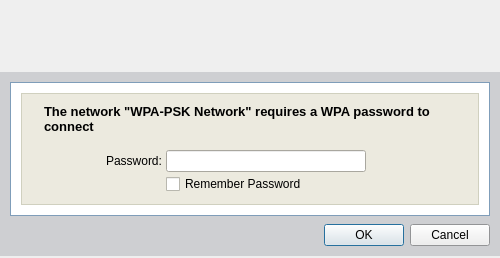
<ui version="4.0" >
 <class>Dialog</class>
 <widget class="QDialog" name="Dialog" >
  <property name="windowModality" >
   <enum>Qt::ApplicationModal</enum>
  </property>
  <property name="geometry" >
   <rect>
    <x>0</x>
    <y>0</y>
    <width>500</width>
    <height>258</height>
   </rect>
  </property>
  <property name="sizePolicy" >
   <sizepolicy vsizetype="Fixed" hsizetype="Preferred" >
    <horstretch>0</horstretch>
    <verstretch>0</verstretch>
   </sizepolicy>
  </property>
  <property name="minimumSize" >
   <size>
    <width>500</width>
    <height>258</height>
   </size>
  </property>
  <property name="maximumSize" >
   <size>
    <width>500</width>
    <height>258</height>
   </size>
  </property>
  <property name="font" >
   <font>
    <family>Arial</family>
    <pointsize>9</pointsize>
   </font>
  </property>
  <property name="windowTitle" >
   <string>Password Required</string>
  </property>
  <property name="windowIcon" >
   <iconset>icons/prod_color.png</iconset>
  </property>
  <property name="sizeGripEnabled" >
   <bool>false</bool>
  </property>
  <property name="modal" >
   <bool>true</bool>
  </property>
  <layout class="QVBoxLayout" >
   <property name="spacing" >
    <number>0</number>
   </property>
   <property name="leftMargin" >
    <number>0</number>
   </property>
   <property name="topMargin" >
    <number>0</number>
   </property>
   <property name="rightMargin" >
    <number>0</number>
   </property>
   <property name="bottomMargin" >
    <number>0</number>
   </property>
   <item>
    <widget class="QFrame" name="headerFrame" >
     <property name="sizePolicy" >
      <sizepolicy vsizetype="Fixed" hsizetype="Preferred" >
       <horstretch>0</horstretch>
       <verstretch>0</verstretch>
      </sizepolicy>
     </property>
     <property name="minimumSize" >
      <size>
       <width>500</width>
       <height>70</height>
      </size>
     </property>
     <property name="maximumSize" >
      <size>
       <width>500</width>
       <height>70</height>
      </size>
     </property>
     <property name="frameShape" >
      <enum>QFrame::NoFrame</enum>
     </property>
     <property name="frameShadow" >
      <enum>QFrame::Raised</enum>
     </property>
     <layout class="QHBoxLayout" >
      <property name="spacing" >
       <number>0</number>
      </property>
      <property name="leftMargin" >
       <number>0</number>
      </property>
      <property name="topMargin" >
       <number>0</number>
      </property>
      <property name="rightMargin" >
       <number>0</number>
      </property>
      <property name="bottomMargin" >
       <number>0</number>
      </property>
      <item>
       <widget class="QLabel" name="headerLeft" >
        <property name="text" >
         <string/>
        </property>
        <property name="pixmap" >
         <pixmap>images/banner_left_short.png</pixmap>
        </property>
       </widget>
      </item>
      <item>
       <widget class="QLabel" name="headerRight" >
        <property name="text" >
         <string/>
        </property>
        <property name="pixmap" >
         <pixmap>images/banner_right_short.png</pixmap>
        </property>
       </widget>
      </item>
     </layout>
    </widget>
   </item>
   <item>
    <widget class="QFrame" name="mainFrame" >
     <property name="sizePolicy" >
      <sizepolicy vsizetype="Fixed" hsizetype="Preferred" >
       <horstretch>0</horstretch>
       <verstretch>0</verstretch>
      </sizepolicy>
     </property>
     <property name="palette" >
      <palette>
       <active>
        <colorrole role="Base" >
         <brush brushstyle="SolidPattern" >
          <color alpha="255" >
           <red>255</red>
           <green>255</green>
           <blue>255</blue>
          </color>
         </brush>
        </colorrole>
        <colorrole role="Window" >
         <brush brushstyle="SolidPattern" >
          <color alpha="255" >
           <red>206</red>
           <green>207</green>
           <blue>210</blue>
          </color>
         </brush>
        </colorrole>
       </active>
       <inactive>
        <colorrole role="Base" >
         <brush brushstyle="SolidPattern" >
          <color alpha="255" >
           <red>255</red>
           <green>255</green>
           <blue>255</blue>
          </color>
         </brush>
        </colorrole>
        <colorrole role="Window" >
         <brush brushstyle="SolidPattern" >
          <color alpha="255" >
           <red>206</red>
           <green>207</green>
           <blue>210</blue>
          </color>
         </brush>
        </colorrole>
       </inactive>
       <disabled>
        <colorrole role="Base" >
         <brush brushstyle="SolidPattern" >
          <color alpha="255" >
           <red>206</red>
           <green>207</green>
           <blue>210</blue>
          </color>
         </brush>
        </colorrole>
        <colorrole role="Window" >
         <brush brushstyle="SolidPattern" >
          <color alpha="255" >
           <red>206</red>
           <green>207</green>
           <blue>210</blue>
          </color>
         </brush>
        </colorrole>
       </disabled>
      </palette>
     </property>
     <property name="autoFillBackground" >
      <bool>true</bool>
     </property>
     <property name="frameShape" >
      <enum>QFrame::NoFrame</enum>
     </property>
     <property name="frameShadow" >
      <enum>QFrame::Raised</enum>
     </property>
     <layout class="QVBoxLayout" >
      <property name="spacing" >
       <number>8</number>
      </property>
      <property name="leftMargin" >
       <number>10</number>
      </property>
      <property name="topMargin" >
       <number>10</number>
      </property>
      <property name="rightMargin" >
       <number>10</number>
      </property>
      <property name="bottomMargin" >
       <number>10</number>
      </property>
      <item>
       <widget class="QFrame" name="outerCosmeticFrame" >
        <property name="sizePolicy" >
         <sizepolicy vsizetype="Fixed" hsizetype="Preferred" >
          <horstretch>0</horstretch>
          <verstretch>0</verstretch>
         </sizepolicy>
        </property>
        <property name="palette" >
         <palette>
          <active>
           <colorrole role="WindowText" >
            <brush brushstyle="SolidPattern" >
             <color alpha="255" >
              <red>127</red>
              <green>157</green>
              <blue>185</blue>
             </color>
            </brush>
           </colorrole>
           <colorrole role="Base" >
            <brush brushstyle="SolidPattern" >
             <color alpha="255" >
              <red>255</red>
              <green>255</green>
              <blue>255</blue>
             </color>
            </brush>
           </colorrole>
           <colorrole role="Window" >
            <brush brushstyle="SolidPattern" >
             <color alpha="255" >
              <red>255</red>
              <green>255</green>
              <blue>255</blue>
             </color>
            </brush>
           </colorrole>
          </active>
          <inactive>
           <colorrole role="WindowText" >
            <brush brushstyle="SolidPattern" >
             <color alpha="255" >
              <red>127</red>
              <green>157</green>
              <blue>185</blue>
             </color>
            </brush>
           </colorrole>
           <colorrole role="Base" >
            <brush brushstyle="SolidPattern" >
             <color alpha="255" >
              <red>255</red>
              <green>255</green>
              <blue>255</blue>
             </color>
            </brush>
           </colorrole>
           <colorrole role="Window" >
            <brush brushstyle="SolidPattern" >
             <color alpha="255" >
              <red>255</red>
              <green>255</green>
              <blue>255</blue>
             </color>
            </brush>
           </colorrole>
          </inactive>
          <disabled>
           <colorrole role="WindowText" >
            <brush brushstyle="SolidPattern" >
             <color alpha="255" >
              <red>118</red>
              <green>116</green>
              <blue>108</blue>
             </color>
            </brush>
           </colorrole>
           <colorrole role="Base" >
            <brush brushstyle="SolidPattern" >
             <color alpha="255" >
              <red>255</red>
              <green>255</green>
              <blue>255</blue>
             </color>
            </brush>
           </colorrole>
           <colorrole role="Window" >
            <brush brushstyle="SolidPattern" >
             <color alpha="255" >
              <red>255</red>
              <green>255</green>
              <blue>255</blue>
             </color>
            </brush>
           </colorrole>
          </disabled>
         </palette>
        </property>
        <property name="autoFillBackground" >
         <bool>true</bool>
        </property>
        <property name="frameShape" >
         <enum>QFrame::Box</enum>
        </property>
        <property name="frameShadow" >
         <enum>QFrame::Plain</enum>
        </property>
        <layout class="QVBoxLayout" >
         <property name="leftMargin" >
          <number>10</number>
         </property>
         <property name="topMargin" >
          <number>10</number>
         </property>
         <property name="rightMargin" >
          <number>10</number>
         </property>
         <property name="bottomMargin" >
          <number>10</number>
         </property>
         <item>
          <widget class="QFrame" name="innerCosmeticFrame" >
           <property name="sizePolicy" >
            <sizepolicy vsizetype="Fixed" hsizetype="Preferred" >
             <horstretch>0</horstretch>
             <verstretch>0</verstretch>
            </sizepolicy>
           </property>
           <property name="minimumSize" >
            <size>
             <width>16</width>
             <height>16</height>
            </size>
           </property>
           <property name="maximumSize" >
            <size>
             <width>16777215</width>
             <height>16777215</height>
            </size>
           </property>
           <property name="palette" >
            <palette>
             <active>
              <colorrole role="WindowText" >
               <brush brushstyle="SolidPattern" >
                <color alpha="255" >
                 <red>208</red>
                 <green>208</green>
                 <blue>191</blue>
                </color>
               </brush>
              </colorrole>
              <colorrole role="Base" >
               <brush brushstyle="SolidPattern" >
                <color alpha="255" >
                 <red>255</red>
                 <green>255</green>
                 <blue>255</blue>
                </color>
               </brush>
              </colorrole>
              <colorrole role="Window" >
               <brush brushstyle="SolidPattern" >
                <color alpha="255" >
                 <red>236</red>
                 <green>234</green>
                 <blue>223</blue>
                </color>
               </brush>
              </colorrole>
             </active>
             <inactive>
              <colorrole role="WindowText" >
               <brush brushstyle="SolidPattern" >
                <color alpha="255" >
                 <red>208</red>
                 <green>208</green>
                 <blue>191</blue>
                </color>
               </brush>
              </colorrole>
              <colorrole role="Base" >
               <brush brushstyle="SolidPattern" >
                <color alpha="255" >
                 <red>255</red>
                 <green>255</green>
                 <blue>255</blue>
                </color>
               </brush>
              </colorrole>
              <colorrole role="Window" >
               <brush brushstyle="SolidPattern" >
                <color alpha="255" >
                 <red>236</red>
                 <green>234</green>
                 <blue>223</blue>
                </color>
               </brush>
              </colorrole>
             </inactive>
             <disabled>
              <colorrole role="WindowText" >
               <brush brushstyle="SolidPattern" >
                <color alpha="255" >
                 <red>127</red>
                 <green>127</green>
                 <blue>127</blue>
                </color>
               </brush>
              </colorrole>
              <colorrole role="Base" >
               <brush brushstyle="SolidPattern" >
                <color alpha="255" >
                 <red>236</red>
                 <green>234</green>
                 <blue>223</blue>
                </color>
               </brush>
              </colorrole>
              <colorrole role="Window" >
               <brush brushstyle="SolidPattern" >
                <color alpha="255" >
                 <red>236</red>
                 <green>234</green>
                 <blue>223</blue>
                </color>
               </brush>
              </colorrole>
             </disabled>
            </palette>
           </property>
           <property name="autoFillBackground" >
            <bool>true</bool>
           </property>
           <property name="frameShape" >
            <enum>QFrame::Box</enum>
           </property>
           <property name="frameShadow" >
            <enum>QFrame::Plain</enum>
           </property>
           <layout class="QVBoxLayout" >
            <property name="spacing" >
             <number>12</number>
            </property>
            <property name="leftMargin" >
             <number>10</number>
            </property>
            <property name="topMargin" >
             <number>10</number>
            </property>
            <property name="rightMargin" >
             <number>10</number>
            </property>
            <property name="bottomMargin" >
             <number>10</number>
            </property>
            <item>
             <widget class="QFrame" name="labelFrame" >
              <property name="sizePolicy" >
               <sizepolicy vsizetype="Fixed" hsizetype="Preferred" >
                <horstretch>0</horstretch>
                <verstretch>0</verstretch>
               </sizepolicy>
              </property>
              <property name="frameShape" >
               <enum>QFrame::NoFrame</enum>
              </property>
              <property name="frameShadow" >
               <enum>QFrame::Raised</enum>
              </property>
              <layout class="QHBoxLayout" >
               <property name="spacing" >
                <number>0</number>
               </property>
               <property name="leftMargin" >
                <number>12</number>
               </property>
               <property name="topMargin" >
                <number>0</number>
               </property>
               <property name="rightMargin" >
                <number>12</number>
               </property>
               <property name="bottomMargin" >
                <number>0</number>
               </property>
               <item>
                <widget class="QLabel" name="labelDialogMsg" >
                 <property name="sizePolicy" >
                  <sizepolicy vsizetype="Fixed" hsizetype="Preferred" >
                   <horstretch>0</horstretch>
                   <verstretch>0</verstretch>
                  </sizepolicy>
                 </property>
                 <property name="minimumSize" >
                  <size>
                   <width>0</width>
                   <height>34</height>
                  </size>
                 </property>
                 <property name="palette" >
                  <palette>
                   <active>
                    <colorrole role="WindowText" >
                     <brush brushstyle="SolidPattern" >
                      <color alpha="255" >
                       <red>0</red>
                       <green>0</green>
                       <blue>0</blue>
                      </color>
                     </brush>
                    </colorrole>
                   </active>
                   <inactive>
                    <colorrole role="WindowText" >
                     <brush brushstyle="SolidPattern" >
                      <color alpha="255" >
                       <red>0</red>
                       <green>0</green>
                       <blue>0</blue>
                      </color>
                     </brush>
                    </colorrole>
                   </inactive>
                   <disabled>
                    <colorrole role="WindowText" >
                     <brush brushstyle="SolidPattern" >
                      <color alpha="255" >
                       <red>127</red>
                       <green>127</green>
                       <blue>127</blue>
                      </color>
                     </brush>
                    </colorrole>
                   </disabled>
                  </palette>
                 </property>
                 <property name="font" >
                  <font>
                   <family>Arial</family>
                   <pointsize>10</pointsize>
                   <weight>75</weight>
                   <bold>true</bold>
                  </font>
                 </property>
                 <property name="text" >
                  <string>The network "WPA-PSK Network" requires a WPA password to connect</string>
                 </property>
                 <property name="alignment" >
                  <set>Qt::AlignLeading|Qt::AlignLeft|Qt::AlignTop</set>
                 </property>
                 <property name="wordWrap" >
                  <bool>true</bool>
                 </property>
                 <property name="indent" >
                  <number>0</number>
                 </property>
                </widget>
               </item>
              </layout>
             </widget>
            </item>
            <item>
             <widget class="QFrame" name="frame_5" >
              <property name="sizePolicy" >
               <sizepolicy vsizetype="Fixed" hsizetype="Preferred" >
                <horstretch>0</horstretch>
                <verstretch>0</verstretch>
               </sizepolicy>
              </property>
              <property name="minimumSize" >
               <size>
                <width>16</width>
                <height>16</height>
               </size>
              </property>
              <property name="frameShape" >
               <enum>QFrame::NoFrame</enum>
              </property>
              <property name="frameShadow" >
               <enum>QFrame::Raised</enum>
              </property>
              <layout class="QHBoxLayout" >
               <property name="spacing" >
                <number>4</number>
               </property>
               <property name="leftMargin" >
                <number>0</number>
               </property>
               <property name="topMargin" >
                <number>0</number>
               </property>
               <property name="rightMargin" >
                <number>0</number>
               </property>
               <property name="bottomMargin" >
                <number>0</number>
               </property>
               <item>
                <widget class="QFrame" name="labelsFrame" >
                 <property name="sizePolicy" >
                  <sizepolicy vsizetype="Preferred" hsizetype="Preferred" >
                   <horstretch>0</horstretch>
                   <verstretch>0</verstretch>
                  </sizepolicy>
                 </property>
                 <property name="frameShape" >
                  <enum>QFrame::NoFrame</enum>
                 </property>
                 <property name="frameShadow" >
                  <enum>QFrame::Raised</enum>
                 </property>
                 <layout class="QVBoxLayout" >
                  <property name="spacing" >
                   <number>6</number>
                  </property>
                  <property name="leftMargin" >
                   <number>0</number>
                  </property>
                  <property name="topMargin" >
                   <number>0</number>
                  </property>
                  <property name="rightMargin" >
                   <number>0</number>
                  </property>
                  <property name="bottomMargin" >
                   <number>0</number>
                  </property>
                  <item>
                   <widget class="QFrame" name="frame_10" >
                    <property name="sizePolicy" >
                     <sizepolicy vsizetype="Fixed" hsizetype="Preferred" >
                      <horstretch>0</horstretch>
                      <verstretch>0</verstretch>
                     </sizepolicy>
                    </property>
                    <property name="minimumSize" >
                     <size>
                      <width>16</width>
                      <height>22</height>
                     </size>
                    </property>
                    <property name="maximumSize" >
                     <size>
                      <width>16777215</width>
                      <height>22</height>
                     </size>
                    </property>
                    <property name="frameShape" >
                     <enum>QFrame::NoFrame</enum>
                    </property>
                    <property name="frameShadow" >
                     <enum>QFrame::Raised</enum>
                    </property>
                    <layout class="QHBoxLayout" >
                     <property name="spacing" >
                      <number>0</number>
                     </property>
                     <property name="leftMargin" >
                      <number>0</number>
                     </property>
                     <property name="topMargin" >
                      <number>0</number>
                     </property>
                     <property name="rightMargin" >
                      <number>0</number>
                     </property>
                     <property name="bottomMargin" >
                      <number>0</number>
                     </property>
                     <item>
                      <spacer>
                       <property name="orientation" >
                        <enum>Qt::Horizontal</enum>
                       </property>
                       <property name="sizeHint" >
                        <size>
                         <width>40</width>
                         <height>2</height>
                        </size>
                       </property>
                      </spacer>
                     </item>
                     <item>
                      <widget class="QLabel" name="labelPassword" >
                       <property name="sizePolicy" >
                        <sizepolicy vsizetype="Fixed" hsizetype="Preferred" >
                         <horstretch>0</horstretch>
                         <verstretch>0</verstretch>
                        </sizepolicy>
                       </property>
                       <property name="minimumSize" >
                        <size>
                         <width>0</width>
                         <height>22</height>
                        </size>
                       </property>
                       <property name="maximumSize" >
                        <size>
                         <width>16777215</width>
                         <height>22</height>
                        </size>
                       </property>
                       <property name="palette" >
                        <palette>
                         <active>
                          <colorrole role="WindowText" >
                           <brush brushstyle="SolidPattern" >
                            <color alpha="255" >
                             <red>0</red>
                             <green>0</green>
                             <blue>0</blue>
                            </color>
                           </brush>
                          </colorrole>
                         </active>
                         <inactive>
                          <colorrole role="WindowText" >
                           <brush brushstyle="SolidPattern" >
                            <color alpha="255" >
                             <red>0</red>
                             <green>0</green>
                             <blue>0</blue>
                            </color>
                           </brush>
                          </colorrole>
                         </inactive>
                         <disabled>
                          <colorrole role="WindowText" >
                           <brush brushstyle="SolidPattern" >
                            <color alpha="255" >
                             <red>127</red>
                             <green>127</green>
                             <blue>127</blue>
                            </color>
                           </brush>
                          </colorrole>
                         </disabled>
                        </palette>
                       </property>
                       <property name="font" >
                        <font>
                         <family>Arial</family>
                         <pointsize>9</pointsize>
                        </font>
                       </property>
                       <property name="text" >
                        <string>Password:</string>
                       </property>
                      </widget>
                     </item>
                    </layout>
                   </widget>
                  </item>
                  <item>
                   <spacer>
                    <property name="orientation" >
                     <enum>Qt::Vertical</enum>
                    </property>
                    <property name="sizeHint" >
                     <size>
                      <width>20</width>
                      <height>2</height>
                     </size>
                    </property>
                   </spacer>
                  </item>
                 </layout>
                </widget>
               </item>
               <item>
                <widget class="QFrame" name="inputFrame" >
                 <property name="sizePolicy" >
                  <sizepolicy vsizetype="Fixed" hsizetype="Preferred" >
                   <horstretch>0</horstretch>
                   <verstretch>0</verstretch>
                  </sizepolicy>
                 </property>
                 <property name="frameShape" >
                  <enum>QFrame::NoFrame</enum>
                 </property>
                 <property name="frameShadow" >
                  <enum>QFrame::Raised</enum>
                 </property>
                 <layout class="QVBoxLayout" >
                  <property name="spacing" >
                   <number>2</number>
                  </property>
                  <property name="leftMargin" >
                   <number>0</number>
                  </property>
                  <property name="topMargin" >
                   <number>0</number>
                  </property>
                  <property name="rightMargin" >
                   <number>0</number>
                  </property>
                  <property name="bottomMargin" >
                   <number>0</number>
                  </property>
                  <item>
                   <widget class="QLineEdit" name="dataFieldPassword" >
                    <property name="minimumSize" >
                     <size>
                      <width>200</width>
                      <height>22</height>
                     </size>
                    </property>
                    <property name="maximumSize" >
                     <size>
                      <width>16777215</width>
                      <height>22</height>
                     </size>
                    </property>
                    <property name="palette" >
                     <palette>
                      <active>
                       <colorrole role="WindowText" >
                        <brush brushstyle="SolidPattern" >
                         <color alpha="255" >
                          <red>0</red>
                          <green>0</green>
                          <blue>0</blue>
                         </color>
                        </brush>
                       </colorrole>
                      </active>
                      <inactive>
                       <colorrole role="WindowText" >
                        <brush brushstyle="SolidPattern" >
                         <color alpha="255" >
                          <red>0</red>
                          <green>0</green>
                          <blue>0</blue>
                         </color>
                        </brush>
                       </colorrole>
                      </inactive>
                      <disabled>
                       <colorrole role="WindowText" >
                        <brush brushstyle="SolidPattern" >
                         <color alpha="255" >
                          <red>127</red>
                          <green>127</green>
                          <blue>127</blue>
                         </color>
                        </brush>
                       </colorrole>
                      </disabled>
                     </palette>
                    </property>
                    <property name="font" >
                     <font>
                      <family>Arial</family>
                      <pointsize>9</pointsize>
                     </font>
                    </property>
                    <property name="maxLength" >
                     <number>63</number>
                    </property>
                    <property name="echoMode" >
                     <enum>QLineEdit::Password</enum>
                    </property>
                   </widget>
                  </item>
                  <item>
                   <widget class="QCheckBox" name="checkBoxRemember" >
                    <property name="palette" >
                     <palette>
                      <active>
                       <colorrole role="WindowText" >
                        <brush brushstyle="SolidPattern" >
                         <color alpha="255" >
                          <red>0</red>
                          <green>0</green>
                          <blue>0</blue>
                         </color>
                        </brush>
                       </colorrole>
                      </active>
                      <inactive>
                       <colorrole role="WindowText" >
                        <brush brushstyle="SolidPattern" >
                         <color alpha="255" >
                          <red>0</red>
                          <green>0</green>
                          <blue>0</blue>
                         </color>
                        </brush>
                       </colorrole>
                      </inactive>
                      <disabled>
                       <colorrole role="WindowText" >
                        <brush brushstyle="SolidPattern" >
                         <color alpha="255" >
                          <red>127</red>
                          <green>127</green>
                          <blue>127</blue>
                         </color>
                        </brush>
                       </colorrole>
                      </disabled>
                     </palette>
                    </property>
                    <property name="font" >
                     <font>
                      <family>Arial</family>
                      <pointsize>9</pointsize>
                     </font>
                    </property>
                    <property name="text" >
                     <string>Remember Password</string>
                    </property>
                   </widget>
                  </item>
                 </layout>
                </widget>
               </item>
               <item>
                <spacer>
                 <property name="orientation" >
                  <enum>Qt::Horizontal</enum>
                 </property>
                 <property name="sizeType" >
                  <enum>QSizePolicy::Fixed</enum>
                 </property>
                 <property name="sizeHint" >
                  <size>
                   <width>102</width>
                   <height>20</height>
                  </size>
                 </property>
                </spacer>
               </item>
              </layout>
             </widget>
            </item>
           </layout>
          </widget>
         </item>
        </layout>
       </widget>
      </item>
      <item>
       <widget class="QDialogButtonBox" name="buttonBox" >
        <property name="standardButtons" >
         <set>QDialogButtonBox::Cancel|QDialogButtonBox::NoButton|QDialogButtonBox::Ok</set>
        </property>
       </widget>
      </item>
     </layout>
    </widget>
   </item>
  </layout>
 </widget>
 <resources/>
 <connections/>
</ui>
